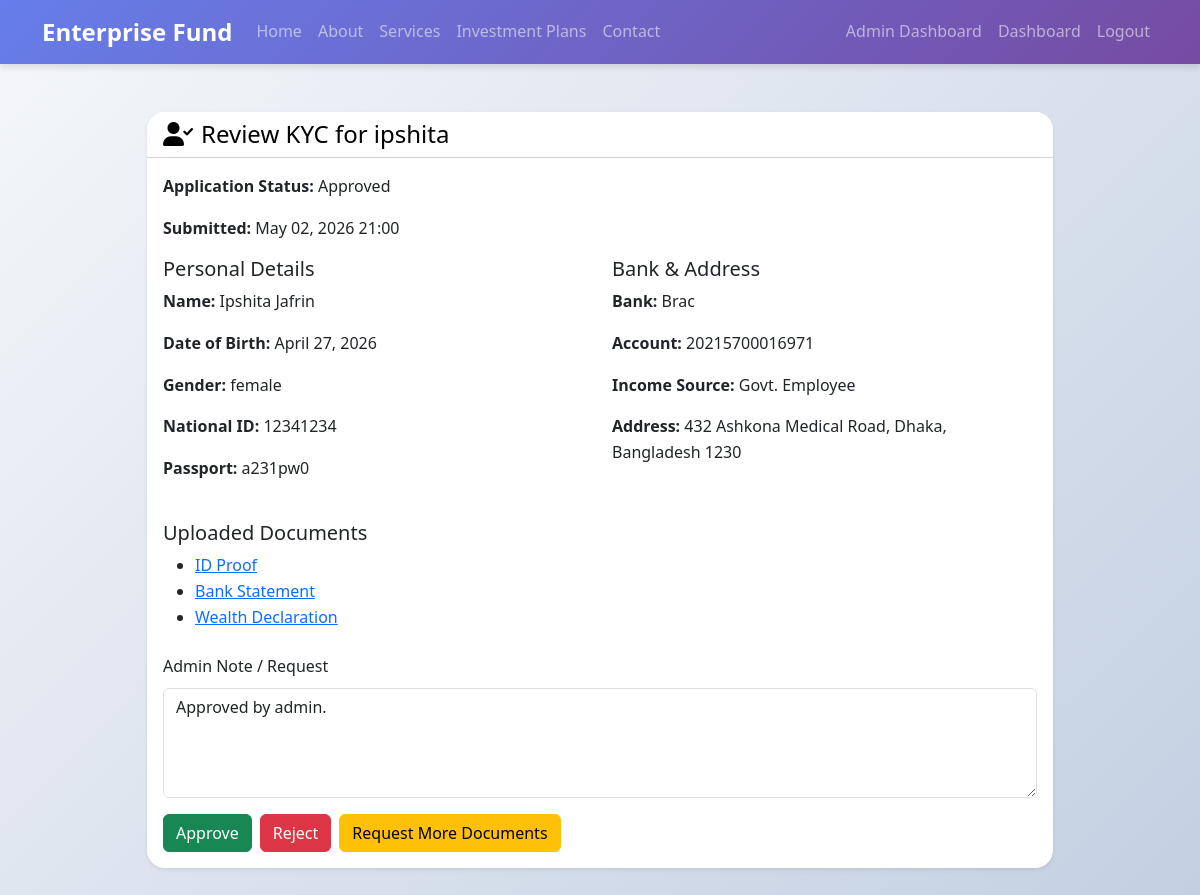
Page /accounts/kyc/review/3/ (signed in) on the committed database.
### accounts/models.py (models this page shows, shortened)
class InvestorKYC(models.Model):
    STATUS_PENDING = 'pending'
    STATUS_APPROVED = 'approved'
    STATUS_REJECTED = 'rejected'
    STATUS_ADDITIONAL = 'additional_docs'
    STATUS_CHOICES = [
        (STATUS_PENDING, 'Pending'),
        (STATUS_APPROVED, 'Approved'),
        (STATUS_REJECTED, 'Rejected'),
        (STATUS_ADDITIONAL, 'Additional Documents Required'),
    ]
    user = models.OneToOneField(CustomUser, on_delete=models.CASCADE, related_name='kyc')
    full_name = models.CharField(max_length=255)
    date_of_birth = models.DateField(null=True, blank=True)
    gender = models.CharField(max_length=50, blank=True)
    address_line = models.CharField(max_length=255)
    city = models.CharField(max_length=100)
    country = models.CharField(max_length=100)
    postal_code = models.CharField(max_length=20)
    national_id = models.CharField(max_length=100)
    passport_number = models.CharField(max_length=100, blank=True)
    bank_name = models.CharField(max_length=150)
    bank_account = models.CharField(max_length=100)
    income_source = models.CharField(max_length=255)
    id_proof = models.FileField(upload_to='kyc/id_proof/', null=True, blank=True)
    bank_statement = models.FileField(upload_to='kyc/bank_statement/', null=True, blank=True)
    wealth_declaration = models.FileField(upload_to='kyc/wealth_declaration/', null=True, blank=True)
    status = models.CharField(max_length=20, choices=STATUS_CHOICES, default=STATUS_PENDING)
    admin_note = models.TextField(blank=True)
    requested_documents = models.TextField(blank=True)
    submitted_at = models.DateTimeField(auto_now_add=True)
    reviewed_at = models.DateTimeField(null=True, blank=True)

class CustomUser(AbstractUser):
    ROLE_CHOICES = [
        ('viewer', 'Viewer'),
        ('investor', 'Investor'),
        ('admin', 'Admin'),
    ]
    role = models.CharField(max_length=10, choices=ROLE_CHOICES, default='viewer')
    email_verified = models.BooleanField(default=False)

### accounts/views.py (the view, shortened to what this page needs)
# urls.py: path('kyc/review/<int:pk>/', views.kyc_review_detail, name='kyc_review_detail'),
@login_required
def kyc_review_detail(request, pk):
    if request.user.role != 'admin':
        return HttpResponseForbidden('Access denied')
    kyc = get_object_or_404(InvestorKYC, pk=pk)
    return render(request, 'accounts/kyc_review_detail.html', {'kyc': kyc})

### templates/accounts/kyc_review_detail.html (shortened to what this page needs)
{% extends 'base.html' %}
{% block content %}
<div class="container my-5">
    <div class="row justify-content-center">
        <div class="col-lg-10">
            <div class="card shadow-sm">
                <div class="card-header bg-primary text-white">
                    <h4 class="mb-0"><i class="fas fa-user-check me-2"></i>Review KYC for {{ kyc.user.username }}</h4>
                </div>
                <div class="card-body">
                    <p><strong>Application Status:</strong> {{ kyc.get_status_display }}</p>
                    <p><strong>Submitted:</strong> {{ kyc.submitted_at|date:'M d, Y H:i' }}</p>
                    <div class="row">
                        <div class="col-md-6">
                            <h5>Personal Details</h5>
                            <p><strong>Name:</strong> {{ kyc.full_name }}</p>
                            <p><strong>Date of Birth:</strong> {{ kyc.date_of_birth }}</p>
                            <p><strong>Gender:</strong> {{ kyc.gender }}</p>
                            <p><strong>National ID:</strong> {{ kyc.national_id }}</p>
                            <p><strong>Passport:</strong> {{ kyc.passport_number }}</p>
                        </div>
                        <div class="col-md-6">
                            <h5>Bank & Address</h5>
                            <p><strong>Bank:</strong> {{ kyc.bank_name }}</p>
                            <p><strong>Account:</strong> {{ kyc.bank_account }}</p>
                            <p><strong>Income Source:</strong> {{ kyc.income_source }}</p>
                            <p><strong>Address:</strong> {{ kyc.address_line }}, {{ kyc.city }}, {{ kyc.country }} {{ kyc.postal_code }}</p>
                        </div>
                    </div>
                    <div class="mt-4">
                        <h5>Uploaded Documents</h5>
                        <ul>
                            {% if kyc.id_proof %}
                                <li><a href="{{ kyc.id_proof.url }}" target="_blank">ID Proof</a></li>
                            {% endif %}
                            {% if kyc.bank_statement %}
                                <li><a href="{{ kyc.bank_statement.url }}" target="_blank">Bank Statement</a></li>
                            {% endif %}
                            {% if kyc.wealth_declaration %}
                                <li><a href="{{ kyc.wealth_declaration.url }}" target="_blank">Wealth Declaration</a></li>
                            {% endif %}
                        </ul>
                    </div>
                    <div class="mt-4">
                        <form method="post">
                            <div class="mb-3">
                                <label for="admin_note" class="form-label">Admin Note / Request</label>
                                <textarea id="admin_note" name="admin_note" class="form-control" rows="4">{{ kyc.admin_note }}</textarea>
                            </div>
                            <div class="d-flex gap-2">
                                <button type="submit" name="action" value="approve" class="btn btn-success">Approve</button>
                                <button type="submit" name="action" value="reject" class="btn btn-danger">Reject</button>
                                <button type="submit" name="action" value="request_docs" class="btn btn-warning">Request More Documents</button>
                            </div>
                        </form>
                    </div>
                </div>
            </div>
        </div>
    </div>
</div>
{% endblock %}

### static/css/style.css (style rules this page uses)
body { font-family: 'Segoe UI', Tahoma, Geneva, Verdana, sans-serif; background: linear-gradient(135deg, #f5f7fa 0%, #c3cfe2 100%); color: #333; line-height: 1.6; }
.card { box-shadow: 0 4px 8px rgba(0,0,0,.1); border: none; border-radius: 10px; transition: transform 0.3s ease, box-shadow 0.3s ease; }
.card-header { background-color: white !important; color: black !important; }
.card { border-radius: 18px !important; overflow: hidden; }

### rows in the picture
InvestorKYC: user.username "ipshita", status "Approved", submitted_at "May 02, 2026 21:00", full_name "Ipshita Jafrin", date_of_birth "April 27, 2026", gender "female", national_id "12341234", passport_number "a231pw0", bank_name "Brac", bank_account "20215700016971", income_source "Govt. Employee", address_line "432 Ashkona Medical Road", city "Dhaka", country "Bangladesh", postal_code "1230", admin_note "Approved by admin."
